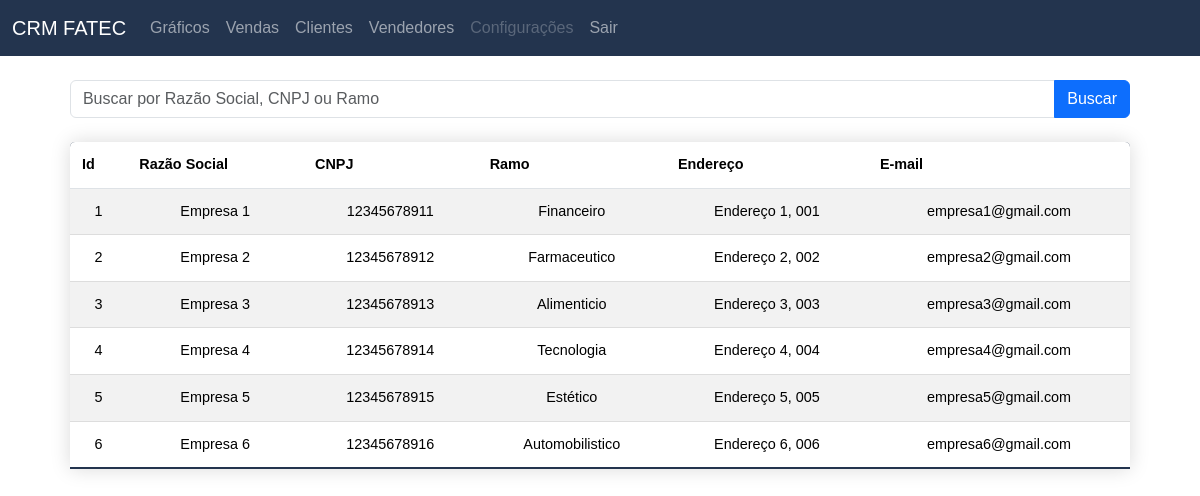
/public/clientes.php, run on the app's committed database.
### tables this page shows
CREATE TABLE IF NOT EXISTS `clientes` (
  `id` int(11) NOT NULL AUTO_INCREMENT,
  `razao` varchar(100) NOT NULL,
  `cnpj` varchar(14) NOT NULL,
  `ramo` varchar(45) NOT NULL,
  `endereco` varchar(100) NOT NULL,
  `email` varchar(100) NOT NULL,
  PRIMARY KEY (`id`)
);

### public/clientes.php (the view, shortened to what this page needs)
<?php
include ("../config/config.php");
$consultaClientes = "SELECT * FROM clientes ORDER BY id ASC";
$stmt = $conexao->prepare($consultaClientes);
$stmt->execute();
?>
<!DOCTYPE html>
<html lang="en">
<head>
    <link href="https://cdn.jsdelivr.net/npm/bootstrap@5.3.3/dist/css/bootstrap.min.css" rel="stylesheet"
>
    <link rel="stylesheet" href="../app/class/table/table.css">
    <link rel="stylesheet" href="../app/class/style.css">
</head>
<body>
<nav class="navbar navbar-expand-lg" data-bs-theme="dark">
        <div class="container-fluid">
            <a class="navbar-brand" href="dashboard.php">CRM FATEC</a>
            <div class="collapse navbar-collapse" id="navbarSupportedContent">
                <ul class="navbar-nav me-auto mb-2 mb-lg-0">
                    <li class="nav-item">
                        <a class="nav-link" aria-current="page" href="">Gráficos</a>
                    </li>
                    <li class="nav-item">
                        <a class="nav-link" aria-current="page" href="vendas.php">Vendas</a>
                    </li>
                    <li class="nav-item">
                        <a class="nav-link" aria-current="page" href="clientes.php">Clientes</a>
                    </li>
                    <li class="nav-item">
                        <a class="nav-link" aria-current="page" href="vendedores.php">Vendedores</a>
                    </li>
                    <li class="nav-item">
                        <a class="nav-link disabled" href="configuracoes.php">Configurações</a>
                    </li>
                    <li class="nav-item">
                        <a class="nav-link" href="../config/logout.php">Sair</a>
                    </li>
                </ul>
            </div>
        </div>
    </nav>
    <div class="container mt-4">
        <div class="search mb-4">
            <form id="searchForm">
                <div class="input-group">
                    <input class="form-control" type="search" placeholder="Buscar por Razão Social, CNPJ ou Ramo"
                        name="query" aria-label="Search" id="searchQuery">
                    <button class="btn btn-primary" type="submit">Buscar</button>
                </div>
            </form>
        </div>
        <div class="col-12">
            <table class="content-table table table-striped">
                <thead>
                    <tr>
                        <th scope="col">Id</th>
                        <th scope="col">Razão Social</th>
                        <th scope="col">CNPJ</th>
                        <th scope="col">Ramo</th>
                        <th scope="col">Endereço</th>
                        <th scope="col">E-mail</th>
                    </tr>
                </thead>
                <tbody id="results">
                    <?php
                    while ($userData = $stmt->fetch(PDO::FETCH_ASSOC)) {
                        echo "<tr>";
                        echo "<td>" . htmlspecialchars($userData['id']) . "</td>";
                        echo "<td>" . htmlspecialchars($userData['razao']) . "</td>";
                        echo "<td>" . htmlspecialchars($userData['cnpj']) . "</td>";
                        echo "<td>" . htmlspecialchars($userData['ramo']) . "</td>";
                        echo "<td>" . htmlspecialchars($userData['endereco']) . "</td>";
                        echo "<td>" . htmlspecialchars($userData['email']) . "</td>";
                        echo "</tr>";
                    }
                    ?>
                </tbody>
            </table>
        </div>
    </div>
</body>
</html>

### app/class/table/table.css (style rules this page uses)
.search { align-items: center; text-align: center; width: 95%; margin: auto; margin-top: 1%; }
.content-table { width: 95%; margin: auto; margin-top: 2%; align-items: center; text-align: center; font-size: 0.9em; border-radius: 5px 5px 0 0; overflow: hidden; box-shadow: 0 0 20px rgba(0, 0, 0, 0.15); table-layout: auto; }
.content-table thead tr { background-color: #23344e; color: #ffffff; text-align: left; font-weight: bold; }
.content-table th, .content-table td { padding: 12px; }
.content-table tbody tr { border-bottom: 1px solid #dddddd; }
.content-table tbody tr:nth-of-type(even) { background-color: #f3f3f3; }
.content-table tbody tr:last-of-type { border-bottom: 2px solid #23344e; }

### app/class/style.css (style rules this page uses)
* { font-family: sans-serif; }
.navbar { background-color: #23344e; }

### data on the page
clientes: id "1", razao "Empresa 1", cnpj "12345678911", ramo "Financeiro", endereco "Endereço 1, 001", email "empresa1@gmail.com"
clientes: id "2", razao "Empresa 2", cnpj "12345678912", ramo "Farmaceutico", endereco "Endereço 2, 002", email "empresa2@gmail.com"
clientes: id "3", razao "Empresa 3", cnpj "12345678913", ramo "Alimenticio", endereco "Endereço 3, 003", email "empresa3@gmail.com"
clientes: id "4", razao "Empresa 4", cnpj "12345678914", ramo "Tecnologia", endereco "Endereço 4, 004", email "empresa4@gmail.com"
clientes: id "5", razao "Empresa 5", cnpj "12345678915", ramo "Estético", endereco "Endereço 5, 005", email "empresa5@gmail.com"
clientes: id "6", razao "Empresa 6", cnpj "12345678916", ramo "Automobilistico", endereco "Endereço 6, 006", email "empresa6@gmail.com"
